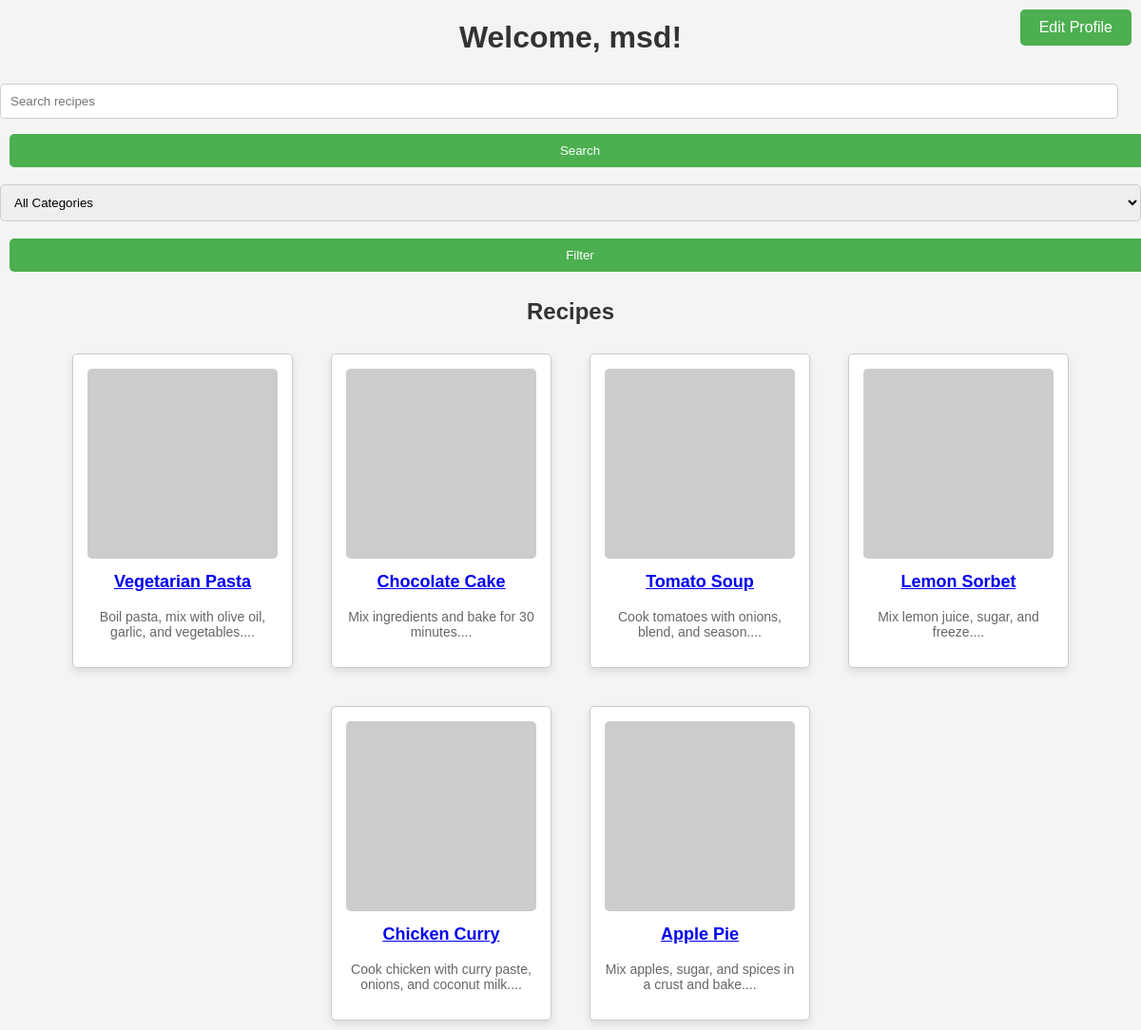
The app's page /recipe_list.php (signed in) with its own data.
### tables this page shows
CREATE TABLE `recipes` (
  `id` int(11) NOT NULL,
  `user_id` int(11) NOT NULL,
  `title` varchar(255) NOT NULL,
  `ingredients` text NOT NULL,
  `instructions` text NOT NULL,
  `image` varchar(255) DEFAULT NULL,
  `category` varchar(50) DEFAULT NULL,
  `created_at` timestamp NOT NULL DEFAULT current_timestamp()
);

### recipe_list.php (the view, shortened to what this page needs)
<?php
require 'db.php';
$search_term = isset($_GET['search']) ? $_GET['search'] : '';
$query = "SELECT * FROM recipes WHERE title LIKE ? ";
$params = ["%$search_term%"];
$stmt = $connection->prepare($query);
if ($stmt) {
    $stmt->bind_param(str_repeat("s", count($params)), ...$params);
    $stmt->execute();
    $result = $stmt->get_result();
} else {
    $result = null;
}
?>
<!DOCTYPE html>
<html lang="en">
<head>
    <link rel="stylesheet" href="styles.css">
</head>
<body>
    <a href="edit_profile.php">
        <button class="edit-profile-btn">Edit Profile</button>
    </a>
    <h1>Welcome, <?php echo isset($_SESSION['user']) ? $_SESSION['user'] : 'Guest'; ?>!</h1>
    <form method="get" action="">
        <input type="text" name="search" placeholder="Search recipes" value="<?php echo htmlspecialchars($search_term); ?>">
        <button type="submit">Search</button>
    </form>
    <form method="get" action="">
        <select name="category">
            <option value="">All Categories</option>
        </select>
        <button type="submit">Filter</button>
    </form>
    <h2>Recipes</h2>
    <?php if ($result && $result->num_rows > 0): ?>
        <div class="recipes">
            <?php while ($recipe = $result->fetch_assoc()): ?>
                <div class="recipe-card">
                    <img src="<?php echo $recipe['image']; ?>" alt="<?php echo $recipe['title']; ?>">
                    <h3><a href="recipe.php?id=<?php echo $recipe['id']; ?>"><?php echo $recipe['title']; ?></a></h3>
                    <p><?php echo substr($recipe['instructions'], 0, 100); ?>...</p>
                </div>
            <?php endwhile; ?>
        </div>
    <?php else: ?>
        <p>No recipes found. Please try again with different search criteria.</p>
    <?php endif; ?>
</body>
</html>

### styles.css (style rules this page uses)
body { font-family: Arial, sans-serif; margin: 0; padding: 0; background-color: #f4f4f4; }
h2 { text-align: center; color: #333; }
form input { width: 100%; padding: 12px; margin: 8px 0; border-radius: 5px; border: 1px solid #ccc; box-sizing: border-box; }
form button { width: 100%; padding: 12px; background-color: #4CAF50; color: white; border: none; border-radius: 5px; cursor: pointer; }
.recipes { display: grid; grid-template-columns: repeat(auto-fill, minmax(250px, 1fr)); gap: 20px; margin-top: 20px; }
.recipe-card { background-color: white; border-radius: 8px; padding: 15px; box-shadow: 0 4px 8px rgba(0, 0, 0, 0.1); text-align: center; }
.recipe-card img { width: 100%; height: auto; border-radius: 8px; }
.recipe-card h3 { margin-top: 10px; font-size: 1.2em; }
.recipe-card p { color: #666; font-size: 0.9em; margin-top: 10px; }
form input[type="text"], form select { width: calc(100% - 24px); padding: 10px; margin: 8px 0; border-radius: 5px; border: 1px solid #ccc; box-sizing: border-box; }
form button { width: auto; padding: 8px 16px; margin: 8px 10px; text-align: center; }

### recipe_list.php (style rules this page uses)
.edit-profile-btn { position: absolute; top: 10px; right: 10px; padding: 10px 20px; background-color: #4CAF50; color: white; border: none; border-radius: 5px; font-size: 16px; cursor: pointer; }
body { font-family: Arial, sans-serif; margin: 0; padding: 0; }
h1, h2 { text-align: center; color: #333; }
.recipes { display: flex; flex-wrap: wrap; justify-content: center; }
.recipe-card { background-color: white; border: 1px solid #ccc; border-radius: 5px; margin: 10px; padding: 15px; width: 200px; box-shadow: 0 4px 8px rgba(0, 0, 0, 0.1); }
.recipe-card img { width: 100%; border-radius: 5px; }
.recipe-card h3 { font-size: 18px; text-align: center; margin-top: 10px; }
.recipe-card p { text-align: center; font-size: 14px; }
form input, form select { width: 100%; padding: 10px; margin: 10px 0; border-radius: 5px; border: 1px solid #ccc; box-sizing: border-box; }
form button { width: 100%; padding: 10px; background-color: #4CAF50; color: white; border: none; border-radius: 5px; cursor: pointer; }

### records on screen
recipes: title "Vegetarian Pasta", instructions "Boil pasta, mix with olive oil, garlic, and vegetables."
recipes: title "Chocolate Cake", instructions "Mix ingredients and bake for 30 minutes."
recipes: title "Tomato Soup", instructions "Cook tomatoes with onions, blend, and season."
recipes: title "Lemon Sorbet", instructions "Mix lemon juice, sugar, and freeze."
recipes: title "Chicken Curry", instructions "Cook chicken with curry paste, onions, and coconut milk."
recipes: title "Apple Pie", instructions "Mix apples, sugar, and spices in a crust and bake."

### other values on screen
$_SESSION['user'] "msd"
